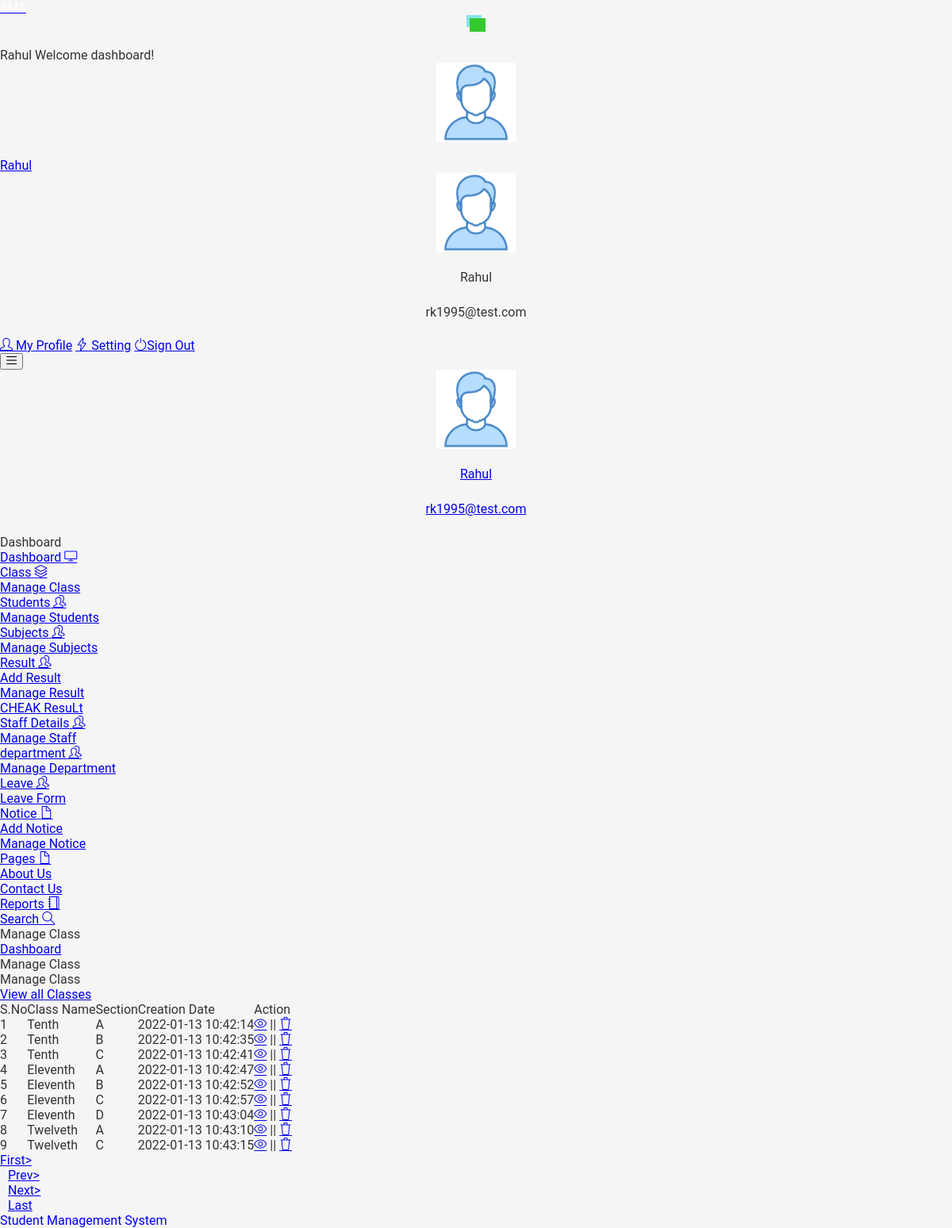
Page /studentms/staff/manage-class.php (signed in) on the committed database.
### tables this page shows
CREATE TABLE IF NOT EXISTS `tblemployees` (
  `id` int NOT NULL AUTO_INCREMENT,
  `EmpId` varchar(100) NOT NULL,
  `FirstName` varchar(150) DEFAULT NULL,
  `LastName` varchar(150) DEFAULT NULL,
  `EmailId` varchar(200) DEFAULT NULL,
  `Password` varchar(180) DEFAULT NULL,
  `Gender` varchar(100) DEFAULT NULL,
  `Dob` varchar(100) DEFAULT NULL,
  `Department` varchar(255) DEFAULT NULL,
  `Address` varchar(255) DEFAULT NULL,
  `City` varchar(200) DEFAULT NULL,
  `Country` varchar(150) DEFAULT NULL,
  `Phonenumber` char(11) DEFAULT NULL,
  `Status` int DEFAULT NULL,
  `RegDate` timestamp NULL DEFAULT CURRENT_TIMESTAMP,
  PRIMARY KEY (`id`)
);

CREATE TABLE IF NOT EXISTS `tblclass` (
  `id` int NOT NULL AUTO_INCREMENT,
  `ClassName` varchar(50) DEFAULT NULL,
  `ClassNameNumeric` int DEFAULT NULL,
  `Section` varchar(20) DEFAULT NULL,
  `CreationDate` timestamp NULL DEFAULT CURRENT_TIMESTAMP,
  PRIMARY KEY (`id`)
);

### studentms/staff/manage-class.php (the view, shortened to what this page needs)
<?php
include('includes/dbconnection.php');
if (strlen($_SESSION['emplogin']==0)) {
  header('location:logout.php');
  } else{
?>
<!DOCTYPE html>
<html lang="en">
  <head>
    <link rel="stylesheet" href="vendors/simple-line-icons/css/simple-line-icons.css">
    <link rel="stylesheet" href="vendors/flag-icon-css/css/flag-icon.min.css">
    <link rel="stylesheet" href="vendors/css/vendor.bundle.base.css">
    <link rel="stylesheet" href="./vendors/daterangepicker/daterangepicker.css">
    <link rel="stylesheet" href="./vendors/chartist/chartist.min.css">
    <link rel="stylesheet" href="./css/style.css">
  </head>
  <body>
    <div class="container-scroller">
     <?php include_once('includes/header.php');?>
      <div class="container-fluid page-body-wrapper">
        <?php include_once('includes/sidebar.php');?>
        <div class="main-panel">
          <div class="content-wrapper">
             <div class="page-header">
              <h3 class="page-title"> Manage Class </h3>
              <nav aria-label="breadcrumb">
                <ol class="breadcrumb">
                  <li class="breadcrumb-item"><a href="dashboard.php">Dashboard</a></li>
                  <li class="breadcrumb-item active" aria-current="page"> Manage Class</li>
                </ol>
              </nav>
            </div>
            <div class="row">
              <div class="col-md-12 grid-margin stretch-card">
                <div class="card">
                  <div class="card-body">
                    <div class="d-sm-flex align-items-center mb-4">
                      <h4 class="card-title mb-sm-0">Manage Class</h4>
                      <a href="#" class="text-dark ml-auto mb-3 mb-sm-0"> View all Classes</a>
                    </div>
                    <div class="table-responsive border rounded p-1">
                      <table class="table">
                        <thead>
                          <tr>
                            <th class="font-weight-bold">S.No</th>
                            <th class="font-weight-bold">Class Name</th>
                            <th class="font-weight-bold">Section</th>
                            <th class="font-weight-bold">Creation Date</th>
                            <th class="font-weight-bold">Action</th>
                          </tr>
                        </thead>
                        <tbody>
                           <?php
                           if (isset($_GET['pageno'])) {
            $pageno = $_GET['pageno'];
        } else {
            $pageno = 1;
        }
        $no_of_records_per_page =15;
        $offset = ($pageno-1) * $no_of_records_per_page;
       $ret = "SELECT ID FROM tblclass";
$query1 = $dbh -> prepare($ret);
$query1->execute();
$total_rows=$query1->rowCount();
$total_pages = ceil($total_rows / $no_of_records_per_page);
$sql="SELECT * from tblclass LIMIT $offset, $no_of_records_per_page";
$query = $dbh -> prepare($sql);
$query->execute();
$results=$query->fetchAll(PDO::FETCH_OBJ);
$cnt=1;
if($query->rowCount() > 0)
{
foreach($results as $row)
{               ?>
                          <tr>
                            <td><?php echo htmlentities($cnt);?></td>
                            <td><?php  echo htmlentities($row->ClassName);?></td>
                            <td><?php  echo htmlentities($row->Section);?></td>
                            <td><?php  echo htmlentities($row->CreationDate);?></td>
                            <td>
                              <div><a href="edit-class-detail.php?editid=<?php echo htmlentities ($row->ID);?>"><i class="icon-eye"></i></a>
                                                || <a href="manage-class.php?delid=<?php echo ($row->ID);?>" onclick="return confirm('Do you really want to Delete ?');"> <i class="icon-trash"></i></a></div>
                            </td>
                          </tr><?php $cnt=$cnt+1;}} ?>
                        </tbody>
                      </table>
                    </div>
                    <div align="left">
    <ul class="pagination" >
        <li><a href="?pageno=1"><strong>First></strong></a></li>
        <li class="<?php if($pageno <= 1){ echo 'disabled'; } ?>">
            <a href="<?php if($pageno <= 1){ echo '#'; } else { echo "?pageno=".($pageno - 1); } ?>"><strong style="padding-left: 10px">Prev></strong></a>
        </li>
        <li class="<?php if($pageno >= $total_pages){ echo 'disabled'; } ?>">
            <a href="<?php if($pageno >= $total_pages){ echo '#'; } else { echo "?pageno=".($pageno + 1); } ?>"><strong style="padding-left: 10px">Next></strong></a>
        </li>
        <li><a href="?pageno=<?php echo $total_pages; ?>"><strong style="padding-left: 10px">Last</strong></a></li>
    </ul>
</div>
                  </div>
                </div>
              </div>
            </div>
          </div>
         <?php include_once('includes/footer.php');?>
        </div>
      </div>
    </div>
  </body>
</html><?php }  ?>

### studentms/staff/includes/header.php
 <nav class="navbar default-layout-navbar col-lg-12 col-12 p-0 fixed-top d-flex flex-row">
        <div class="navbar-brand-wrapper d-flex align-items-center">
          <a class="navbar-brand brand-logo" href="dashboard.php">
            <strong style="color: white;">SMS</strong>
          </a>
          <a class="navbar-brand brand-logo-mini" href="dashboard.php"><img src="images/logo-mini.svg" alt="logo" /></a>
        </div><?php
         $aid= $_SESSION['emplogin'];
$sql="SELECT * from tblemployees where id=:aid";
$query = $dbh -> prepare($sql);
$query->bindParam(':aid',$aid,PDO::PARAM_STR);
$query->execute();
$results=$query->fetchAll(PDO::FETCH_OBJ);
$cnt=1;
if($query->rowCount() > 0)
{
foreach($results as $row)
{               ?>
        <div class="navbar-menu-wrapper d-flex align-items-center flex-grow-1">
          <h5 class="mb-0 font-weight-medium d-none d-lg-flex"><?php  echo htmlentities($row->FirstName);?> Welcome dashboard!</h5>
          <ul class="navbar-nav navbar-nav-right ml-auto">
            <li class="nav-item dropdown d-none d-xl-inline-flex user-dropdown">
              <a class="nav-link dropdown-toggle" id="UserDropdown" href="#" data-toggle="dropdown" aria-expanded="false">
                <img class="img-xs rounded-circle ml-2" src="images/faces/face8.jpg" alt="Profile image"> <span class="font-weight-normal"> <?php  echo htmlentities($row->FirstName);?> </span></a>
              <div class="dropdown-menu dropdown-menu-right navbar-dropdown" aria-labelledby="UserDropdown">
                <div class="dropdown-header text-center">
                  <img class="img-md rounded-circle" src="images/faces/face8.jpg" alt="Profile image">
                  <p class="mb-1 mt-3"><?php  echo htmlentities($row->FirstName);?></p>
                  <p class="font-weight-light text-muted mb-0"><?php  echo htmlentities($row->EmailId);?></p>
                </div><?php $cnt=$cnt+1;}} ?>
                <a class="dropdown-item" href="myprofile.php"><i class="dropdown-item-icon icon-user text-primary"></i> My Profile</a>
                <a class="dropdown-item" href="change-password.php"><i class="dropdown-item-icon icon-energy text-primary"></i> Setting</a>
                <a class="dropdown-item" href="logout.php"><i class="dropdown-item-icon icon-power text-primary"></i>Sign Out</a>
              </div>
            </li>
          </ul>
          <button class="navbar-toggler navbar-toggler-right d-lg-none align-self-center" type="button" data-toggle="offcanvas">
            <span class="icon-menu"></span>
          </button>
        </div>
      </nav>

### studentms/staff/includes/sidebar.php (shortened to what this page needs)
<nav class="sidebar sidebar-offcanvas" id="sidebar">
          <ul class="nav">
            <li class="nav-item nav-profile">
              <a href="#" class="nav-link">
                <div class="profile-image">
                  <img class="img-xs rounded-circle" src="images/faces/face8.jpg" alt="profile image">
                </div>
                <div class="text-wrapper">
                  <?php
         $aid= $_SESSION['emplogin'];
$sql="SELECT * from tblemployees where id=:aid";
$query = $dbh -> prepare($sql);
$query->bindParam(':aid',$aid,PDO::PARAM_STR);
$query->execute();
$results=$query->fetchAll(PDO::FETCH_OBJ);
$cnt=1;
if($query->rowCount() > 0)
{
foreach($results as $row)
{               ?>
                  <p class="profile-name"><?php  echo htmlentities($row->FirstName);?></p>
                  <p class="designation"><?php  echo htmlentities($row->EmailId);?></p><?php $cnt=$cnt+1;}} ?>
                </div>
              </a>
            </li>
            <li class="nav-item nav-category">
              <span class="nav-link">Dashboard</span>
            </li>
            <li class="nav-item">
              <a class="nav-link" href="dashboard.php">
                <span class="menu-title">Dashboard</span>
                <i class="icon-screen-desktop menu-icon"></i>
              </a>
            </li>
            <li class="nav-item">
              <a class="nav-link" data-toggle="collapse" href="#ui-basic" aria-expanded="false" aria-controls="ui-basic">
                <span class="menu-title">Class</span>
                <i class="icon-layers menu-icon"></i>
              </a>
              <div class="collapse" id="ui-basic">
                <ul class="nav flex-column sub-menu">
                  <li class="nav-item"> <a class="nav-link" href="manage-class.php">Manage Class</a></li>
                </ul>
              </div>
            </li>
            <li class="nav-item">
              <a class="nav-link" data-toggle="collapse" href="#ui-basic1" aria-expanded="false" aria-controls="ui-basic1">
                <span class="menu-title">Students</span>
                <i class="icon-people menu-icon"></i>
              </a>
              <div class="collapse" id="ui-basic1">
                <ul class="nav flex-column sub-menu">
                  <li class="nav-item"> <a class="nav-link" href="manage-students.php">Manage Students</a></li>
                </ul>
              </div>
            </li>
            <li class="nav-item">
              <a class="nav-link" data-toggle="collapse" href="#ui-basic3" aria-expanded="false" aria-controls="ui-basic3">
                <span class="menu-title">Subjects</span>
                <i class="icon-people menu-icon"></i>
              </a>
              <div class="collapse" id="ui-basic3">
                <ul class="nav flex-column sub-menu">
                  <li class="nav-item"> <a class="nav-link" href="manage-subjects.php">Manage Subjects</a></li>
                </ul>
              </div>
            </li>
            <li class="nav-item">
              <a class="nav-link" data-toggle="collapse" href="#ui-basic2" aria-expanded="false" aria-controls="ui-basic2">
                <span class="menu-title">Result</span>
                <i class="icon-people menu-icon"></i>
              </a>
              <div class="collapse" id="ui-basic2">
                <ul class="nav flex-column sub-menu">
                  <li class="nav-item"> <a class="nav-link" href="add-result.php">Add Result</a></li>
                  <li class="nav-item"> <a class="nav-link" href="manage-results.php">Manage Result</a></li>
                  <li class="nav-item"> <a class="nav-link" href="find-result.php">CHEAK ResuLt</a></li>
                </ul>
              </div>
            </li>
            <li class="nav-item">
              <a class="nav-link" data-toggle="collapse" href="#ui-basic4" aria-expanded="false" aria-controls="ui-basic4">
                <span class="menu-title">Staff Details</span>
                <i class="icon-people menu-icon"></i>
              </a>
              <div class="collapse" id="ui-basic4">
                <ul class="nav flex-column sub-menu">
                  <li class="nav-item"> <a class="nav-link" href="manageemployee.php">Manage Staff</a></li>
                </ul>
              </div>
            </li>
            <li class="nav-item">
              <a class="nav-link" data-toggle="collapse" href="#ui-basic5" aria-expanded="false" aria-controls="ui-basic5">
                <span class="menu-title">department
                </span>
                <i class="icon-people menu-icon"></i>
              </a>
              <div class="collapse" id="ui-basic5">
                <ul class="nav flex-column sub-menu">
                  <li class="nav-item"> <a class="nav-link" href="managedepartments.php">Manage Department</a></li>
                </ul>
              </div>
            </li>
            <li class="nav-item">
              <a class="nav-link" data-toggle="collapse" href="#ui-basic6" aria-expanded="false" aria-controls="ui-basic6">
                <span class="menu-title">Leave
                </span>
                <i class="icon-people menu-icon"></i>
              </a>
              <div class="collapse" id="ui-basic6">
                <ul class="nav flex-column sub-menu">
                  <li class="nav-item"> <a class="nav-link" href="apply-leave.php">Leave Form</a></li>
                </ul>
              </div>
            </li>
            <li class="nav-item">
              <a class="nav-link" data-toggle="collapse" href="#auth" aria-expanded="false" aria-controls="auth">
                <span class="menu-title">Notice</span>
                <i class="icon-doc menu-icon"></i>
              </a>
              <div class="collapse" id="auth">
                <ul class="nav flex-column sub-menu">
                  <li class="nav-item"> <a class="nav-link" href="add-notice.php"> Add Notice </a></li>
                  <li class="nav-item"> <a class="nav-link" href="manage-notice.php"> Manage Notice </a></li>
                </ul>
              </div>
            </li>
              <li class="nav-item">
              <a class="nav-link" data-toggle="collapse" href="#auth2" aria-expanded="false" aria-controls="auth">
                <span class="menu-title">Pages</span>
                <i class="icon-doc menu-icon"></i>
              </a>
              <div class="collapse" id="auth2">
                <ul class="nav flex-column sub-menu">
                  <li class="nav-item"> <a class="nav-link" href="about-us.php"> About Us </a></li>
                  <li class="nav-item"> <a class="nav-link" href="contact-us.php"> Contact Us </a></li>
                </ul>
              </div>
            </li>
              <li class="nav-item">
              <a class="nav-link" href="between-dates-reports.php">
                <span class="menu-title">Reports</span>
                <i class="icon-notebook menu-icon"></i>
              </a>
            </li>
            <li class="nav-item">
              <a class="nav-link" href="search.php">
                <span class="menu-title">Search</span>
                <i class="icon-magnifier menu-icon"></i>
              </a>
            </li>
          </ul>
        </nav>

### rows in the picture
tblemployees: FirstName "Rahul", EmailId "rk1995@test.com"
tblclass: ClassName "Tenth", Section "A", CreationDate "2022-01-13 10:42:14"
tblclass: ClassName "Tenth", Section "B", CreationDate "2022-01-13 10:42:35"
tblclass: ClassName "Tenth", Section "C", CreationDate "2022-01-13 10:42:41"
tblclass: ClassName "Eleventh", Section "A", CreationDate "2022-01-13 10:42:47"
tblclass: ClassName "Eleventh", Section "B", CreationDate "2022-01-13 10:42:52"
tblclass: ClassName "Eleventh", Section "C", CreationDate "2022-01-13 10:42:57"
tblclass: ClassName "Eleventh", Section "D", CreationDate "2022-01-13 10:43:04"
tblclass: ClassName "Twelveth", Section "A", CreationDate "2022-01-13 10:43:10"
tblclass: ClassName "Twelveth", Section "C", CreationDate "2022-01-13 10:43:15"
